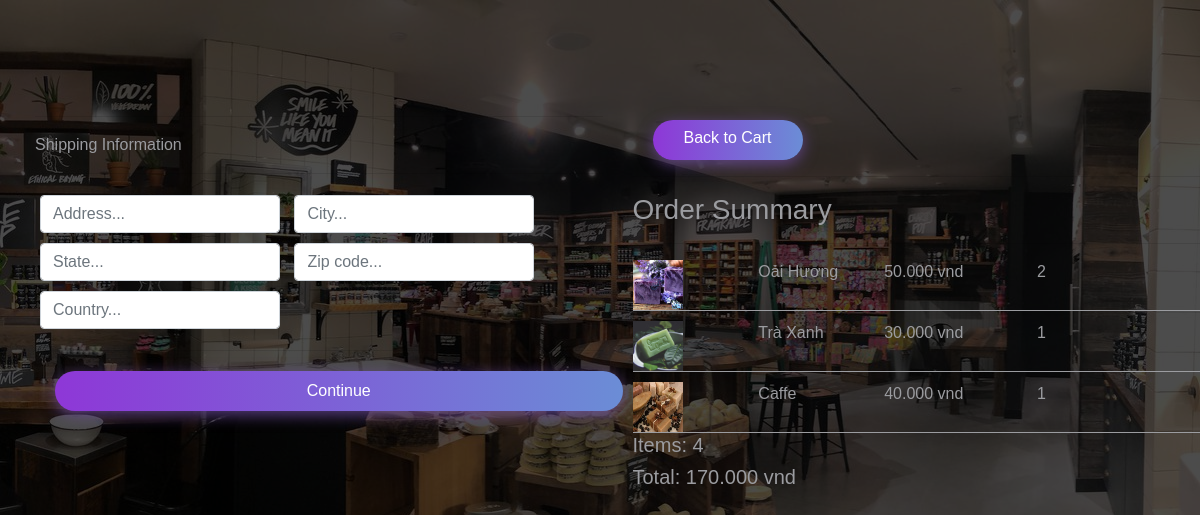
/order/ (signed in), run on the app's committed database.
### polls/models.py (models this page shows, shortened)
class OrderItem(models.Model):
    product=models.ForeignKey(Product, on_delete=models.SET_NULL, blank=True, null=True)
    order = models.ForeignKey(Order, on_delete=models.SET_NULL, blank=True, null=True)
    quantity=models.IntegerField(default=0, null=True, blank=True)
    date_added= models.DateTimeField(auto_now_add=True)
    @property
    def get_total(self):
        total = self.product.newprice * self.quantity
        return total

class Product(models.Model):
    productname = models.CharField(max_length=200)
    newprice = models.DecimalField(max_digits=10, decimal_places=3)
    oldprice = models.DecimalField(max_digits=10, decimal_places=3)
    image = models.ImageField(null=True)
    digital = models.BooleanField(default=False, null=True, blank=False)
    description = models.CharField(max_length=500, null=True)

class  Order(models.Model):
    customer = models.ForeignKey(Customer, on_delete=models.SET_NULL, blank=True, null=True)
    date_orderd = models.DateTimeField(auto_now_add=True)
    complete = models.BooleanField(default=False, null=True, blank=False)
    transaction_id = models.CharField(max_length=200,null=True)
    @property
    def shipping(self):
        shipping = False
        orderitems = self.orderitem_set.all()
        for i in orderitems:
            if i.product.digital == False:
                shipping = True
        return shipping
    @property
    def get_cart_total(self):
        orderitems=self.orderitem_set.all()
        total = sum([item.get_total for item in orderitems])
        return total
    @property
    def get_cart_items(self):
        orderitems = self.orderitem_set.all()
        total = sum([item.quantity for item in orderitems])
        return total

### polls/views.py (the view)
# urls.py: path('order/', views.checkout, name='order'),
def checkout(request):
    data = cartData(request)
    cartItems = data['cartItems']
    order = data['order']
    items = data['items']
    context ={'items': items, 'order': order, 'cartItems': cartItems}
    return render(request,'pages/order.html',context)

### polls/utils.py (called while the page is built)
def cartData(request):
    if request.user.is_authenticated:
        customer = request.user.customer
        order, created = Order.objects.get_or_create(customer= customer, complete=False)
        items = order.orderitem_set.all()
        cartItems = order.get_cart_items
    else:
        cookieData = cookieCart(request)
        cartItems = cookieData['cartItems']
        order = cookieData['order']
        items = cookieData['items']
    return{'cartItems':cartItems, 'order': order, 'items':items}

### polls/templates/pages/order.html (shortened to what this page needs)
<!DOCTYPE html>
<html lang="en">
<head>
    {%load static%}
    <link rel="stylesheet" href="https://stackpath.bootstrapcdn.com/bootstrap/4.4.1/css/bootstrap.min.css">
    <link rel="stylesheet" href="{% static 'order.css' %}" type="text/css">
</head>
<body>
    <div class="row" >
        <div class="col-lg-6">
            <div class="box-element" id="form-wrapper">
                <form id="form">
                    <div id="shipping-info">
                        <hr>
                        <p style="color: rgb(155, 156, 160);" >Shipping Information</p>
                        <hr>
                        <div class="form-field">
                            <input class="form-control" type="text" name="address" placeholder="Address...">
                        </div>
                        <div class="form-field">
                            <input class="form-control" type="text" name="city" placeholder="City...">
                        </div>
                        <div class="form-field">
                            <input class="form-control" type="text" name="state" placeholder="State...">
                        </div>
                        <div class="form-field">
                            <input class="form-control" type="text" name="zipcode" placeholder="Zip code...">
                        </div>
                        <div class="form-field">
                            <input class="form-control" type="text" name="country" placeholder="Country...">
                        </div>
                    </div>
                    <hr>
                    <input id="form-button" class="btn btn-success btn-block" type="submit" value="Continue">
                </form>
            </div>
            <br>
        </div>
        <div class="col-lg-6">
            <div class="box-element" >
                <a class="btn btn-outline-dark" href="{%url 'cart'%}">Back to Cart</a>
                <hr>
                <h3 style="color: rgb(155, 156, 160);">Order Summary</h3>
                <hr>
                {%for item in items%}
                <div class="cart-now" style="display:flex; color: rgb(155, 156, 160); margin-top:10px; border-bottom: 1px solid rgb(155, 156, 160); ">
                    <div style="flex:2"><img class="row-img" src="{{item.product.image.url}}" alt=""></div>
                    <div style="margin-left:-200px; flex:2">{{item.product.productname}}</div>
                    <div style="margin-left:-200px; flex:1">{{item.product.newprice}} vnd</div>
                    <div style="margin-left:-10px; flex:1">{{item.quantity}}</div>
                </div>
                {%endfor%}
                <h5 style="color: rgb(155, 156, 160);">Items: {{order.get_cart_items}}</h5>
                <h5 style="color: rgb(155, 156, 160);">Total: {{order.get_cart_total}} vnd</h5>
            </div>
        </div>
    </div>
</body>
</html>

### polls/static/order.css (style rules this page uses)
body { background-image: linear-gradient(rgba(0,0,0,0.7), rgba(0,0,0,0.7)), url(images/background4.jpg); font-family: Helvetica; }
.row { margin-top: 100px; margin-left: 20px; }
.row-img { display: block; width: 50px; height: 50px; }
.form-field { width: 250px; display: inline-block; padding: 5px; }
.btn { width: 150px; font-size: 16px; font-weight: 600px; margin-top: 20px; margin-left: 20px; font-family: Helvetica; color: #fff; cursor: pointer; height: 40px; text-align:center; border: none; background-size: 300% 100%; border-radius: 50px; transition: all .4s ease-in-out; -o-transition: all .4s ease-in-out; -webkit-transition: all .4s ease-in-out; transition: all .4s ease-in-out; }
.btn { background-image: -webkit-linear-gradient(right,#667eea, #764ba2, #6B8DD6, #8E37D7); box-shadow: 0 4px 15px 0 rgba(116, 79, 168, 0.75); }

### data on the page
OrderItem: product.image (picture), product.productname "Oải Hương", product.newprice "50.000", quantity "2"
OrderItem: product.image (picture), product.productname "Trà Xanh", product.newprice "30.000", quantity "1"
OrderItem: product.image (picture), product.productname "Caffe", product.newprice "40.000", quantity "1"
Order: get_cart_items "4", get_cart_total "170.000"
